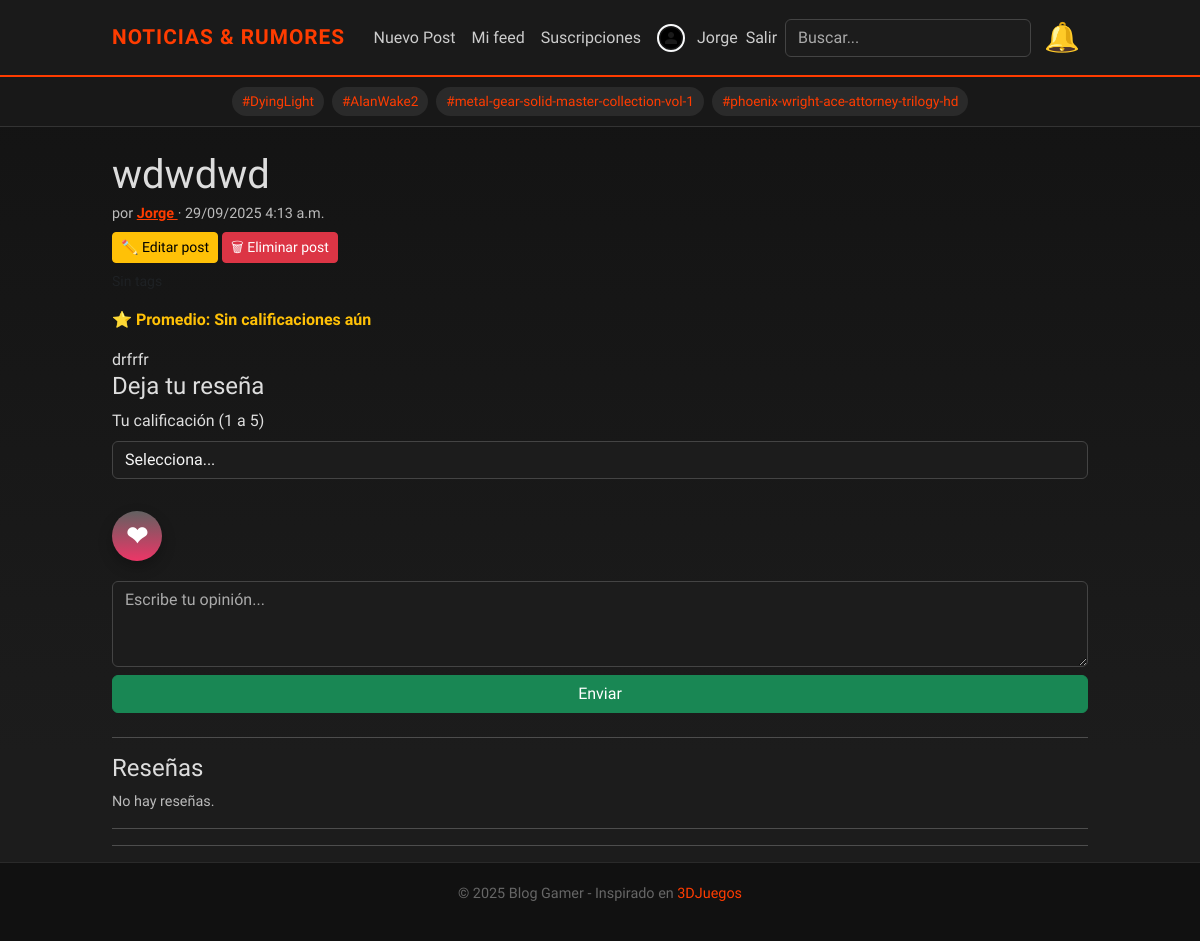
Page /post/wdwdwd/ (signed in) on the committed database.
### blog/models.py (models this page shows, shortened)
class Post(models.Model):
    STATUS_CHOICES = (
        ('draft', 'Borrador'),
        ('published', 'Publicado'),
    )
    PLATFORM_CHOICES = [
        ("pc", "PC"),
        ("xbox", "Xbox"),
        ("nintendo", "Nintendo Switch"),
        ("mobile", "Celular"),
        ("ps", "PlayStation"),
    ]
    title = models.CharField(max_length=200, verbose_name='Título')
    slug = models.SlugField(max_length=220, unique=True, db_index=True)
    author = models.ForeignKey(User, on_delete=models.CASCADE, related_name='posts')
    is_visible = models.BooleanField(default=True)  # 👈 nuevo campo
    cover = models.ImageField(upload_to='covers/', blank=True, null=True)
    platform = models.CharField(max_length=20, choices=PLATFORM_CHOICES, default="pc")
    excerpt = models.CharField(max_length=300, blank=True)
    content = RichTextUploadingField()
    status = models.CharField(max_length=10, choices=STATUS_CHOICES, default='draft')
    created = models.DateTimeField(auto_now_add=True, db_index=True)
    updated = models.DateTimeField(auto_now=True)
    tags = TaggableManager(blank=True)
    class Meta:
        ordering = ['-created']
    @property
    def average_rating(self):
        agg = self.reviews.aggregate(avg=models.Avg('rating'))
        return round(agg['avg'] or 0, 2)

### blog/views.py (the view)
# urls.py: path("post/<slug:slug>/", views.PostDetailView.as_view(), name="post_detail"),
class PostDetailView(DetailView):
    model = Post
    template_name = "post_detail.html"
    slug_field = "slug"
    slug_url_kwarg = "slug"
    def get_context_data(self, **kwargs):
        ctx = super().get_context_data(**kwargs)
        post = self.object
        user = self.request.user
        if user.is_authenticated and (user == post.author or user.is_staff):
            ctx["reviews"] = post.reviews.filter(parent__isnull=True)
            ctx["is_owner"] = True
        else:
            ctx["reviews"] = post.reviews.filter(parent__isnull=True, status="visible")
            ctx["is_owner"] = False
        if user.is_authenticated and (user == post.author or user.is_staff):
            ctx["comments"] = post.comments.filter(parent__isnull=True)
        else:
            ctx["comments"] = post.comments.filter(parent__isnull=True, status="visible")
        ctx["review_form"] = ReviewForm()
        if user.is_authenticated:
            ctx["author_subscribed"] = Subscription.objects.filter(
                user=user, author=post.author
            ).exists()
            tag_slugs = post.tags.values_list("slug", flat=True)
            subs = Subscription.objects.filter(user=user, tag__slug__in=tag_slugs)
            ctx["subscribed_tag_slugs"] = set(subs.values_list("tag__slug", flat=True))
        else:
            ctx["author_subscribed"] = False
            ctx["subscribed_tag_slugs"] = set()
        ctx["all_tags"] = Tag.objects.all()
        if user.is_authenticated:
            ctx["unread_count"] = user.notifications.filter(is_read=False).count()
            ctx["notifications"] = user.notifications.all().order_by("-created_at")[:8]
        else:
            ctx["unread_count"] = 0
            ctx["notifications"] = []
        return ctx

### blog/templates/post_detail.html (shortened to what this page needs)
{% extends 'base.html' %}
{% load static %}
{% block content %}
<article>
  <h1 class="mb-1">{{ object.title }}</h1>
  <div class="post-meta">
    por
      <a href="{% url 'blog:profile_detail' object.author.username %}" class="username">
      <strong>{{ object.author.username }}</strong>
    </a>
    · {{ object.created|date:"d/m/Y g:i a" }}
  </div>
{% if user.is_authenticated and user == object.author %}
  <div class="mt-2">
    <a href="{% url 'blog:post_edit' object.slug %}" class="btn btn-warning btn-sm">✏️ Editar post</a>
    <form method="post" action="{% url 'blog:post_delete' object.slug %}" style="display:inline;">
      <button type="submit" class="btn btn-danger btn-sm">🗑 Eliminar post</button>
    </form>
  </div>
{% endif %}
<div class="mt-2 d-flex flex-wrap align-items-center gap-2">
  {% for t in object.tags.all %}
    <a href="{% url 'blog:post_by_tag' t.slug %}"
       class="badge text-bg-secondary text-decoration-none">
       #{{ t.name }}
    </a>
    {% if user.is_authenticated and user != object.author %}
      <form method="post" action="{% url 'blog:subscribe_tag' t.slug %}" class="d-inline">
        {% csrf_token %}
        <input type="hidden" name="next" value="{{ request.get_full_path }}">
        {% if t.slug in subscribed_tag_slugs %}
          <button class="btn btn-danger btn-sm">❌ Dejar de seguir</button>
        {% else %}
          <button class="btn btn-outline-primary btn-sm">➕ Seguir</button>
        {% endif %}
      </form>
    {% endif %}
  {% empty %}
    <small class="text-muted">Sin tags</small>
  {% endfor %}
</div>
  <div class="my-3 rating">
    <strong>⭐ Promedio:</strong>
    {% if object.average_rating %}
      <span style="font-size:1.2rem;">
        {% for i in "12345" %}
          {% if forloop.counter <= object.average_rating|floatformat:0 %}
            ⭐
          {% else %}
            ☆
          {% endif %}
        {% endfor %}
      </span>
      <span class="ms-2">
        ({{ object.average_rating|floatformat:1 }}/5 · {{ object.total_reviews }} reseñas)
      </span>
    {% else %}
      <span>Sin calificaciones aún</span>
    {% endif %}
  </div>
  <div class="mt-3">{{ object.content|safe }}
  </div>
  <h4>Deja tu reseña</h4>
  {% if user.is_authenticated %}
    <form method="post" action="{% url 'blog:add_review' object.slug %}" class="mb-4">
      <div class="mb-3">
        <label for="id_rating" class="form-label">Tu calificación (1 a 5)</label>
        <select name="rating" id="id_rating" class="form-select">
          <option value="">Selecciona...</option>
        </select>
      </div>
<div class="reaction-bubble mt-3" data-post-id="{{ object.id }}">
  <button type="button" class="main-reaction" aria-label="Abrir reacciones">❤</button>
</div>
      <textarea name="comment" rows="3" class="form-control mb-2"
                placeholder="Escribe tu opinión..." required></textarea>
      <button type="submit" class="btn btn-success w-100">Enviar</button>
    </form>
  {% else %}
    <p><a href="{% url 'blog:login' %}">Inicia sesión</a> para calificar y comentar.</p>
  {% endif %}
  <hr>
  <h4>Reseñas</h4>
  <ul id="reviews-list" class="list-unstyled">
    {% for r in reviews %}
      <div class="review border rounded p-3 mb-3 d-flex align-items-start" id="review-{{ r.id }}">
        <div class="me-3">
          {% if r.user.profile.avatar %}
            <img src="{{ r.user.profile.avatar.url }}" alt="avatar" class="rounded-circle" width="48" height="48">
          {% else %}
            <img src="{% static 'img/default-avatar.png' %}" alt="avatar" class="rounded-circle" width="48" height="48">
          {% endif %}
        </div>
        <div class="flex-grow-1">
          <p class="mb-1">{{ r.comment }}</p>
          {% if r.rating %}
            <small class="rating">⭐ {{ r.rating }}/5</small><br>
          {% endif %}
          <small class="post-meta">
            Por
            <a href="{% url 'blog:profile_detail' r.user.username %}" class="username fw-bold">
              {{ r.user.username|default:"Anónimo" }}
            </a>
            – {{ r.created|date:"d/m/Y g:i A" }}
          </small>
          <div class="mt-2 d-flex align-items-center gap-2">
            {% if user.is_authenticated %}
              <a href="{% url 'blog:vote_review' r.id 'like' %}" class="btn btn-sm btn-outline-success">
                👍 {{ r.likes_count }}
              </a>
              <a href="{% url 'blog:vote_review' r.id 'dislike' %}" class="btn btn-sm btn-outline-danger">
                👎 {{ r.dislikes_count }}
              </a>
            {% else %}
              <small>(Inicia sesión para votar)</small>
            {% endif %}
          </div>
          {% if user.is_authenticated %}
              <button type="button"
                      class="reply-toggle btn-reply d-block mt-2"
                      data-review="{{ r.id }}"
                      data-username="{{ r.user.username }}">
                Responder
              </button>
          {% endif %}
          {% if is_owner %}
            <div class="mt-2">
              <form method="post" action="{% url 'blog:moderate_review' r.id 'hide' %}" style="display:inline;">
                {% csrf_token %}<button class="btn btn-sm btn-warning">Ocultar</button>
              </form>
              <form method="post" action="{% url 'blog:moderate_review' r.id 'block' %}" style="display:inline;">
                {% csrf_token %}<button class="btn btn-sm btn-danger">Bloquear</button>
              </form>
              <form method="post" action="{% url 'blog:moderate_review' r.id 'delete' %}" style="display:inline;">
                {% csrf_token %}<button class="btn btn-sm btn-dark">Eliminar</button>
              </form>
              {% if not r.pinned %}
                <form method="post" action="{% url 'blog:pin_review' r.id %}" style="display:inline;">
                  {% csrf_token %}
                  <button class="btn btn-sm btn-outline-warning">📌 Fijar</button>
                </form>
              {% else %}
                <form method="post" action="{% url 'blog:unpin_review' r.id %}" style="display:inline;">
                  {% csrf_token %}
                  <button class="btn btn-sm btn-outline-secondary">❌ Desfijar</button>
                </form>
                <span class="badge bg-warning text-dark ms-2">📌 Fijada</span>
              {% endif %}
            </div>
          {% endif %}
          {% if r.replies.count > 0 %}
            <button type="button"
                    class="toggle-replies btn-reply mt-2"
                    data-review="{{ r.id }}">
              Ver {{ r.replies.count }} respuesta{{ r.replies.count|pluralize }}
            </button>
            <div class="replies-list ms-4 mt-2" id="replies-{{ r.id }}" style="display:none;">
              {% for reply in r.replies.all %}
                <div class="d-flex align-items-start mb-2 p-2 border-start">
                  <div class="me-2">
                    {% if reply.user.profile.avatar %}
                      <img src="{{ reply.user.profile.avatar.url }}" alt="avatar" class="rounded-circle" width="32" height="32">
                    {% else %}
                      <img src="{% static 'img/default-avatar.png' %}" alt="avatar" class="rounded-circle" width="32" height="32">
                    {% endif %}
                  </div>
                  <div>
                    <p class="mb-1">{{ reply.comment }}</p>
                    <small class="post-meta">
                      Por
                      <a href="{% url 'blog:profile_detail' reply.user.username %}" class="username fw-bold">
                        {{ reply.user.username|default:"Anónimo" }}
                      </a>
                       {{ reply.created|date:"d/m/Y g:i A" }}
                    </small>
                    <div class="mt-1 d-flex align-items-center gap-2">
                      {% if user.is_authenticated %}
                        <a href="{% url 'blog:vote_review' reply.id 'like' %}" class="btn btn-sm btn-outline-success">
                          👍 {{ reply.likes_count }}
                        </a>
                        <a href="{% url 'blog:vote_review' reply.id 'dislike' %}" class="btn btn-sm btn-outline-danger">
                          👎 {{ reply.dislikes_count }}
                        </a>
                      {% else %}
                        <small>(Inicia sesión para votar)</small>
                      {% endif %}
                    </div>
                    {% if user.is_authenticated %}
                      <button type="button"
                              class="reply-toggle btn-reply ms-2"
                              data-review="{{ r.id }}"
                              data-username="{{ reply.user.username }}">
                        Responder
                      </button>
                    {% endif %}
                  </div>
                </div>
              {% endfor %}
            </div>
          {% endif %}
        </div>
      </div>
    {% empty %}
      <p class="post-meta">No hay reseñas.</p>
    {% endfor %}
  </ul>
  <hr>
 <hr>
</article>
{% endblock %}

### blog/templates/base.html (shortened to what this page needs)
<!doctype html>
<html lang="es">
<head>
  {% load static %}
  <link rel="stylesheet" href="{% static 'css/style.css' %}?v=11">
  <link href="https://cdn.jsdelivr.net/npm/bootstrap@5.3.3/dist/css/bootstrap.min.css" rel="stylesheet">
</head>
<body>
<nav class="navbar navbar-expand-lg navbar-dark">
  <div class="container">
    <a class="navbar-brand" href="{% url 'blog:post_list' %}">Noticias & Rumores</a>
    <div class="collapse navbar-collapse" id="navbarNav">
      <ul class="navbar-nav ms-auto align-items-center">
        {% if user.is_authenticated %}
          <li class="nav-item"><a class="nav-link" href="{% url 'blog:post_create' %}">Nuevo Post</a></li>
          <li class="nav-item"><a class="nav-link" href="{% url 'blog:my_personal_feed' %}">Mi feed</a></li>
          <li class="nav-item"><a class="nav-link" href="{% url 'blog:my_subscriptions' %}">Suscripciones</a></li>
          <li class="nav-item">
            <a class="nav-link d-flex align-items-center" href="{% url 'blog:profile' %}">
              <img src="{% if user.profile.avatar %}{{ user.profile.avatar.url }}{% else %}{% static 'img/default-avatar.png' %}{% endif %}"
                  alt="avatar"
                  width="28" height="28"
                  class="rounded-circle border border-2 border-light me-2">
              <span class="ms-1">{{ user.username }}</span>
            </a>
          </li>
          <li class="nav-item">
            <form method="post" action="{% url 'blog:logout' %}" style="display:inline;">
              <button type="submit" class="nav-link btn btn-link p-0" style="color:#ccc; text-decoration:none;">Salir</button>
            </form>
          </li>
        {% else %}
          <li class="nav-item"><a class="nav-link" href="{% url 'blog:login' %}">Entrar</a></li>
          <li class="nav-item"><a class="nav-link" href="{% url 'blog:signup' %}">Crear cuenta</a></li>
        {% endif %}
        <li class="nav-item">
          <form class="d-flex ms-2" method="get" action="{% url 'blog:search' %}">
            <input class="form-control" type="search" name="q" placeholder="Buscar...">
          </form>
        </li>
        <li class="nav-item">
          <div class="dropdown">
            <a href="#" class="nav-link notif-bell position-relative" id="notifDropdown"
               data-bs-toggle="dropdown" aria-expanded="false">
              🔔
            </a>
          </div>
        </li>
      </ul>
    </div>
  </div>
</nav>
<div class="tags-bar text-center">
  {% for tag in all_tags %}
    {% if tag.slug %}
      <a href="{% url 'blog:post_by_tag' tag.slug %}">#{{ tag.name }}</a>
    {% endif %}
  {% empty %}
    <span class="text-muted">No hay tags todavía</span>
  {% endfor %}
</div>
<div class="container mt-4">
  {% block content %}{% endblock %}
</div>
<footer>
  <div class="container">
    <p>&copy; {{ year|default:2025 }} Blog Gamer - Inspirado en
      <a href="https://www.3djuegos.com/" target="_blank">3DJuegos</a>
    </p>
  </div>
</footer>
</body>
</html>

### rows in the picture
Tag: name "DyingLight"
Tag: name "AlanWake2"
Tag: name "metal-gear-solid-master-collection-vol-1"
Tag: name "phoenix-wright-ace-attorney-trilogy-hd"
Post: title "wdwdwd", author.username "Jorge", created "29/09/2025 4:13 a.m.", content "drfrfr"

### other values in the picture
{{ user.username }} "Jorge"
{{ year|default:2025 }} "2025"
